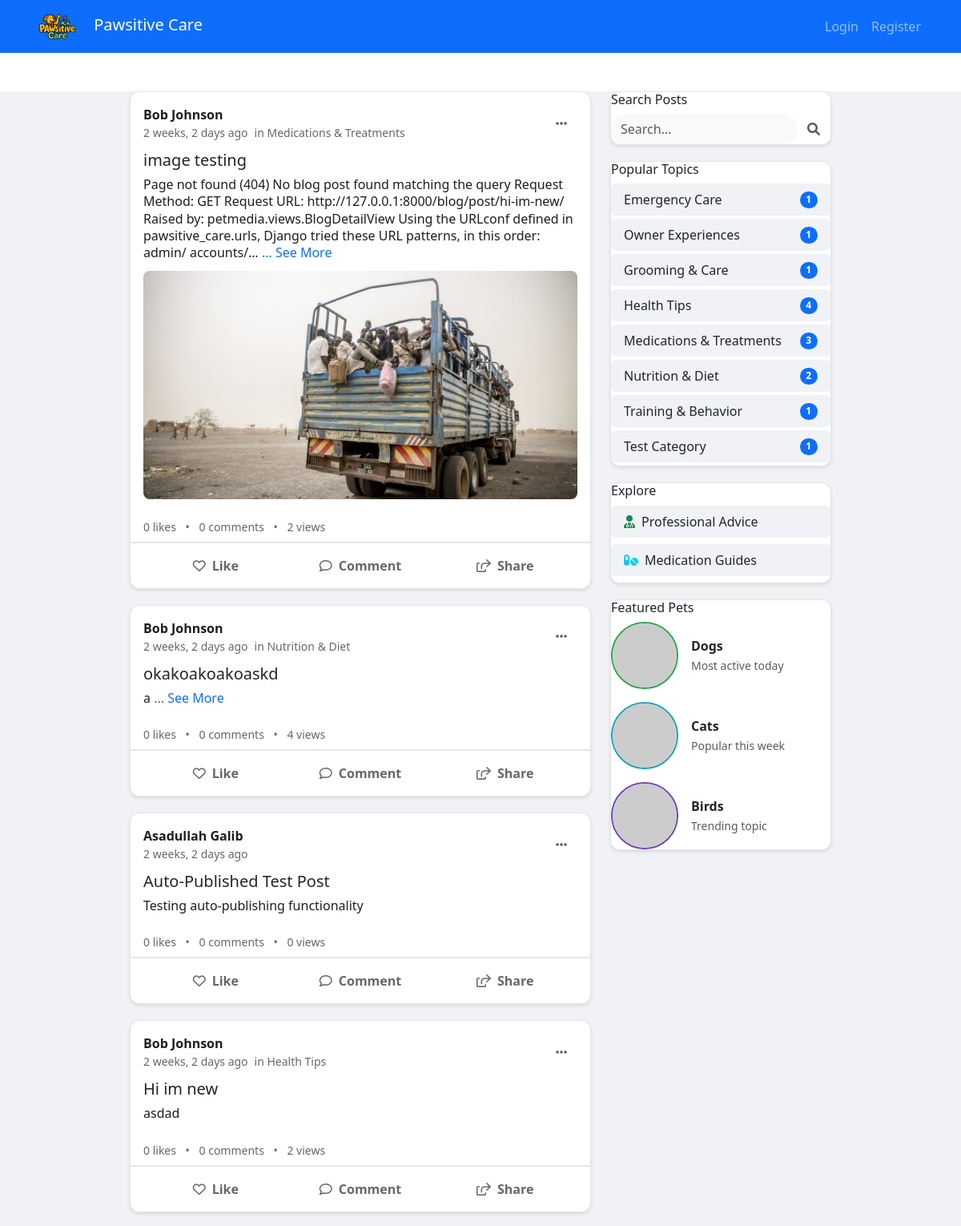
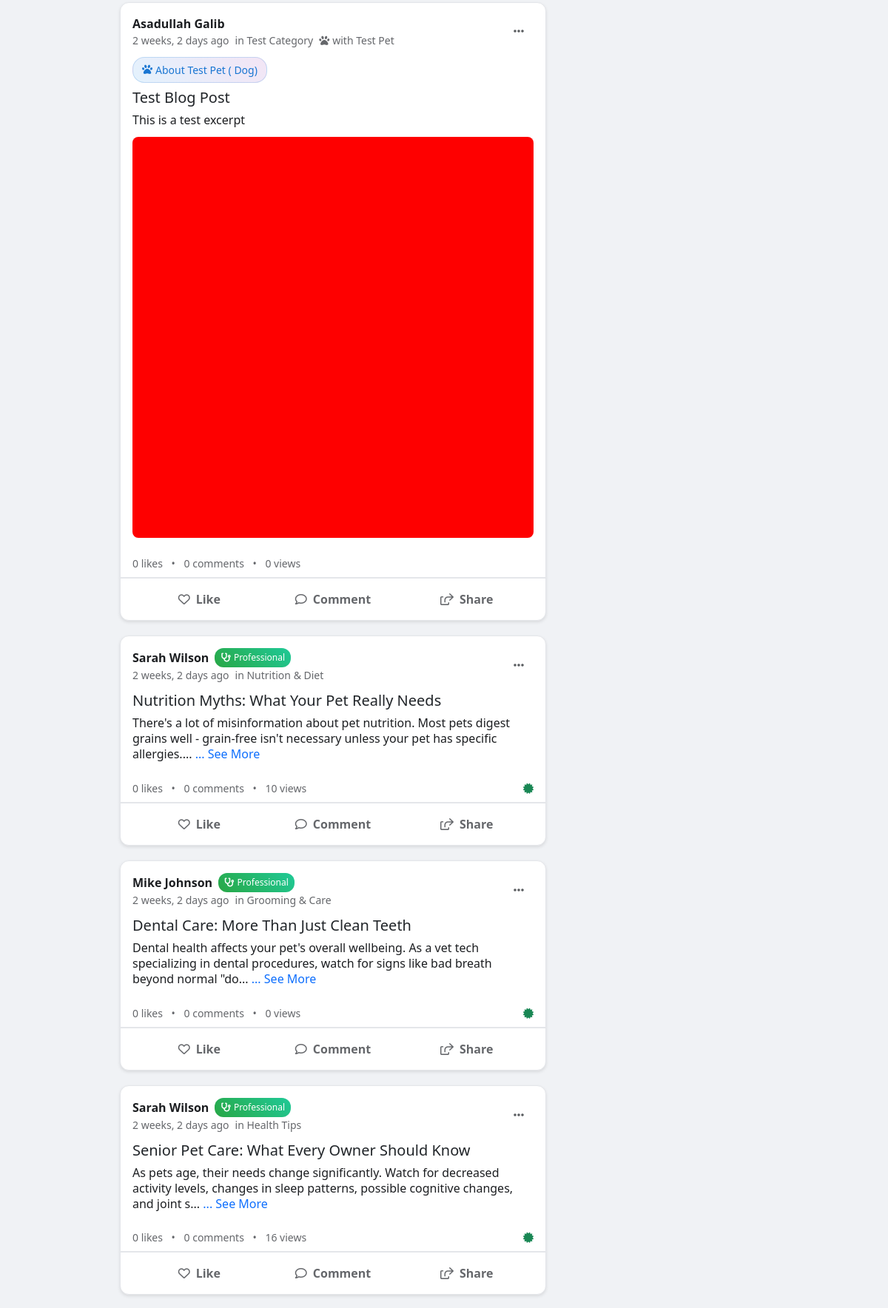
Screenshot of /blog/ (upper part) with the database file from the repository (2 pictures, top to bottom).
### petmedia/models.py (models this page shows, shortened)
class BlogPost(models.Model):
    id = models.UUIDField(primary_key=True, default=uuid.uuid4, editable=False)
    title = models.CharField(
        max_length=200,
        validators=[MinLengthValidator(5)],
        help_text="Blog post title"
    )
    content = models.TextField(
        validators=[MinLengthValidator(50)],
        help_text="Full blog post content"
    )
    excerpt = models.TextField(
        max_length=300,
        help_text="Short excerpt for previews"
    )
    author = models.ForeignKey(User, on_delete=models.CASCADE, related_name='blog_posts')
    category = models.ForeignKey(BlogCategory, on_delete=models.SET_NULL, null=True)
    related_pet = models.ForeignKey(
        Pet,
        on_delete=models.SET_NULL,
        null=True,
        blank=True,
        help_text="Pet this post is about (optional)"
    )
    is_professional_advice = models.BooleanField(
        default=False,
        help_text="Is this professional veterinary advice?"
    )
    medical_disclaimer = models.TextField(
        blank=True,
        help_text="Medical disclaimer for professional posts"
    )
    medication_name = models.CharField(
        max_length=100,
        blank=True,
        help_text="Name of medication discussed"
    )
    dosage_info = models.TextField(
        blank=True,
        help_text="Dosage information (for reference only)"
    )
    side_effects = models.TextField(
        blank=True,
        help_text="Known side effects"
    )
    slug = models.SlugField(max_length=250, unique=True, blank=True)
    meta_description = models.CharField(max_length=160, blank=True)
    featured_image = models.ImageField(
        upload_to='blog_images/',
        blank=True,
        null=True
    )
    is_published = models.BooleanField(default=True)
    is_featured = models.BooleanField(default=False)
    views_count = models.PositiveIntegerField(default=0)
    likes_count = models.PositiveIntegerField(default=0)
    created_at = models.DateTimeField(auto_now_add=True)
    updated_at = models.DateTimeField(auto_now=True)
    published_at = models.DateTimeField(null=True, blank=True)
    class Meta:
        ordering = ['-created_at']

class BlogCategory(models.Model):
    MEDICATION = 'MEDICATION'
    HEALTH_TIPS = 'HEALTH_TIPS'
    NUTRITION = 'NUTRITION'
    TRAINING = 'TRAINING'
    GROOMING = 'GROOMING'
    EMERGENCY = 'EMERGENCY'
    EXPERIENCE = 'EXPERIENCE'
    CATEGORY_CHOICES = [
        (MEDICATION, 'Medications & Treatments'),
        (HEALTH_TIPS, 'Health Tips'),
        (NUTRITION, 'Nutrition & Diet'),
        (TRAINING, 'Training & Behavior'),
        (GROOMING, 'Grooming & Care'),
        (EMERGENCY, 'Emergency Care'),
        (EXPERIENCE, 'Owner Experiences'),
    ]
    name = models.CharField(max_length=20, choices=CATEGORY_CHOICES, unique=True)
    description = models.TextField(blank=True)
    icon = models.CharField(max_length=50, blank=True)
    is_active = models.BooleanField(default=True)
    created_at = models.DateTimeField(auto_now_add=True)
    def __str__(self):
        return self.get_name_display()
    class Meta:
        verbose_name_plural = "Blog Categories"

### accounts/models.py (models this page shows, shortened)
class CustomUser(AbstractUser):
    ROLE_CHOICES = [
        ('admin', 'Admin'),
        ('vet', 'Veterinarian'),
        ('staff', 'Staff'),
        ('client', 'Client'),
    ]
    phone = models.CharField(max_length=20, blank=False)
    address = models.TextField(blank=False)
    role = models.CharField(max_length=10, choices=ROLE_CHOICES, default='client')

### pets/models.py (models this page shows, shortened)
class Pet(models.Model):
    SPECIES_CHOICES = [
        ('DOG', 'Dog'),
        ('CAT', 'Cat'),
        ('BIRD', 'Bird'),
        ('RABBIT', 'Rabbit'),
        ('HAMSTER', 'Hamster'),
        ('GUINEA_PIG', 'Guinea Pig'),
        ('FISH', 'Fish'),
        ('TURTLE', 'Turtle'),
        ('SNAKE', 'Snake'),
        ('LIZARD', 'Lizard'),
        ('FERRET', 'Ferret'),
        ('HORSE', 'Horse'),
        ('CHICKEN', 'Chicken'),
        ('PARROT', 'Parrot'),
        ('OTHER', 'Other'),
    ]
    GENDER_CHOICES = [
        ('M', 'Male'),
        ('F', 'Female'),
        ('U', 'Unknown'),
    ]
    name = models.CharField(max_length=100)
    species = models.CharField(max_length=10, choices=SPECIES_CHOICES)
    breed = models.CharField(max_length=100, blank=True)
    age = models.IntegerField(help_text="Age in years", null=True, blank=True)
    gender = models.CharField(max_length=1, choices=GENDER_CHOICES, default='U')
    weight = models.DecimalField(max_digits=5, decimal_places=2, null=True, blank=True)
    color = models.CharField(max_length=50, blank=True)
    microchip_id = models.CharField(max_length=50, blank=True, unique=True)
    owner = models.ForeignKey(settings.AUTH_USER_MODEL, on_delete=models.CASCADE, related_name='pets')
    medical_conditions = models.TextField(blank=True)
    special_notes = models.TextField(blank=True)
    vaccination_status = models.CharField(
        max_length=20,
        choices=[
            ('UP_TO_DATE', 'Up to Date'),
            ('DUE_SOON', 'Due Soon'),
            ('OVERDUE', 'Overdue'),
            ('UNKNOWN', 'Unknown')
        ],
        default='UNKNOWN',
        help_text="Current status of pet's vaccinations"
    )
    created_at = models.DateTimeField(auto_now_add=True)
    updated_at = models.DateTimeField(auto_now=True)
    is_active = models.BooleanField(default=True)
    objects = PetQuerySet.as_manager()
    observers = []
    class Meta:
        ordering = ['-created_at']
        indexes = [
            models.Index(fields=['name']),
            models.Index(fields=['owner']),
            models.Index(fields=['species']),
        ]

### petmedia/views.py (the view)
# urls.py: path('', views.BlogListView.as_view(), name='blog_list'),
class BlogListView(ListView):
    model = BlogPost
    template_name = 'petmedia/blog_list.html'
    context_object_name = 'posts'
    paginate_by = 10
    def get_queryset(self):
        return repo_manager.posts.get_published().order_by('-created_at')
    def get_context_data(self, **kwargs):
        context = super().get_context_data(**kwargs)
        context['categories'] = repo_manager.categories.get_active_categories()
        context['featured_posts'] = repo_manager.posts.get_featured_posts()[:3]
        return context

### petmedia/templates/petmedia/blog_list.html (shortened to what this page needs)
{% extends 'base.html' %}
{% load static %}
{% block content %}
<div class="container-fluid mt-4" style="background-color: #f0f2f5; min-height: 100vh;">
  <div class="row justify-content-center">
    <div class="col-lg-6 col-md-8">
      {% for post in posts %}
      <div class="social-post">
        <div class="post-header">
          <div class="d-flex align-items-center">
            <div class="flex-grow-1">
              <div class="d-flex align-items-center">
                <a href="#" class="post-author">
                  {{ post.author.get_full_name|default:post.author.username }}</a>
                {% if post.is_professional_advice %}
                <span class="badge-professional">
                  <i class="fas fa-stethoscope me-1"></i>Professional
                </span>
                {% endif %}
              </div>
              <div class="d-flex align-items-center">
                <span class="post-timestamp">
                  {{ post.created_at|timesince }} ago</span>
                {% if post.category %}
                <span class="post-timestamp ms-2">in
                  {{ post.category }}</span>
                {% endif %}
                {% if post.related_pet %}
                <span class="post-timestamp ms-2">
                  <i class="fas fa-paw me-1"></i>with
                  {{ post.related_pet.name }}
                </span>
                {% endif %}
              </div>
            </div>
            <div class="dropdown">
              <button class="btn btn-link text-muted" type="button" data-bs-toggle="dropdown">
                <i class="fas fa-ellipsis-h"></i>
              </button>
            </div>
          </div>
        </div>
        <div class="post-content">
          {% if post.related_pet %}
          <div class="pet-tag">
            <i class="fas fa-paw me-1"></i>
            About
            {{ post.related_pet.name }} (
            {{ post.related_pet.species|title }})
          </div>
          {% endif %}
          <h5 class="post-title mb-2">
            <a href="{% url 'petmedia:blog_detail' slug=post.slug %}" class="text-decoration-none text-dark">
              {{ post.title }}
            </a>
          </h5>
          <div class="post-text">
            {{ post.excerpt|default:post.content|truncatechars:300 }}
            {% if post.content|length > 300 %}
            <a href="{% url 'petmedia:blog_detail' slug=post.slug %}" class="text-primary text-decoration-none">... See More</a>
            {% endif %}
          </div>
          {% if post.featured_image %}
          <img src="{{ post.featured_image.url }}" alt="{{ post.title }}" class="post-image">
          {% endif %}
        </div>
        <div class="post-stats">
          <div class="d-flex justify-content-between align-items-center">
            <div>
              <span id="like-count-{{ post.id }}">
                {{ post.likes_count|default:0 }}</span> likes
              <span class="mx-2">•</span>
              <span>
                {{ post.comments_count|default:0 }} comments</span>
              <span class="mx-2">•</span>
              <span>
                {{ post.views_count }} views</span>
            </div>
            <div>
              {% if post.is_professional_advice %}
              <i class="fas fa-certificate text-success" title="Verified Professional Advice"></i>
              {% endif %}
            </div>
          </div>
        </div>
        <div class="post-actions">
          <button class="action-btn like-btn" data-post-id="{{ post.id }}" data-liked="false">
            <i class="far fa-heart"></i>
            <span>Like</span>
          </button>
          <button class="action-btn" onclick="window.location.href='{% url 'petmedia:blog_detail' slug=post.slug %}#comments'">
            <i class="far fa-comment"></i>
            <span>Comment</span>
          </button>
          <button class="action-btn share-btn" data-post-url="{% url 'petmedia:blog_detail' slug=post.slug %}">
            <i class="far fa-share-square"></i>
            <span>Share</span>
          </button>
        </div>
      </div>
      {% endfor %}
    </div>
    <div class="col-lg-3 d-none d-lg-block">
      <div class="sidebar-card">
        <div class="card-header bg-transparent border-0 pb-0">
          <h6 class="mb-0">Search Posts</h6>
        </div>
        <div class="card-body pt-2">
          <form method="get" action="{% url 'petmedia:search' %}">
            <div class="input-group">
              <input type="text" class="form-control border-0 bg-light rounded-pill" name="q" placeholder="Search..." value="{{ request.GET.q }}">
              <button class="btn btn-link" type="submit">
                <i class="fas fa-search text-muted"></i>
              </button>
            </div>
          </form>
        </div>
      </div>
      {% if categories %}
      <div class="sidebar-card">
        <div class="card-header bg-transparent border-0 pb-0">
          <h6 class="mb-0">Popular Topics</h6>
        </div>
        <div class="card-body pt-2">
          {% for category in categories %}
          <a href="{% url 'petmedia:category' name=category.name %}" class="d-block text-decoration-none py-2 px-3 rounded mb-1 text-dark" style="background-color: #f0f2f5;">
            <div class="d-flex justify-content-between align-items-center">
              <span>
                {{ category }}</span>
              <span class="badge bg-primary rounded-pill">
                {{ category.blogpost_set.count }}</span>
            </div>
          </a>
          {% endfor %}
        </div>
      </div>
      {% endif %}
      <div class="sidebar-card">
        <div class="card-header bg-transparent border-0 pb-0">
          <h6 class="mb-0">Explore</h6>
        </div>
        <div class="card-body pt-2">
          <a href="{% url 'petmedia:professional_advice' %}" class="d-block text-decoration-none py-2 px-3 rounded mb-2 text-dark" style="background-color: #f0f2f5;">
            <i class="fas fa-user-md text-success me-2"></i>Professional Advice
          </a>
          <a href="{% url 'petmedia:medications' %}" class="d-block text-decoration-none py-2 px-3 rounded mb-2 text-dark" style="background-color: #f0f2f5;">
            <i class="fas fa-pills text-info me-2"></i>Medication Guides
          </a>
        </div>
      </div>
      <div class="sidebar-card">
        <div class="card-header bg-transparent border-0 pb-0">
          <h6 class="mb-0">Featured Pets</h6>
        </div>
        <div class="card-body pt-2">
          <div class="d-flex align-items-center mb-3">
            <img src="https://api.dicebear.com/7.x/bottts/svg?seed=dog&size=40&backgroundColor=28a745" alt="Dog" class="rounded-circle me-3" style="border: 2px solid #28a745;">
            <div>
              <div class="fw-bold">Dogs</div>
              <small class="text-muted">Most active today</small>
            </div>
          </div>
          <div class="d-flex align-items-center mb-3">
            <img src="https://api.dicebear.com/7.x/bottts/svg?seed=cat&size=40&backgroundColor=17a2b8" alt="Cat" class="rounded-circle me-3" style="border: 2px solid #17a2b8;">
            <div>
              <div class="fw-bold">Cats</div>
              <small class="text-muted">Popular this week</small>
            </div>
          </div>
          <div class="d-flex align-items-center">
            <img src="https://api.dicebear.com/7.x/bottts/svg?seed=bird&size=40&backgroundColor=6f42c1" alt="Bird" class="rounded-circle me-3" style="border: 2px solid #6f42c1;">
            <div>
              <div class="fw-bold">Birds</div>
              <small class="text-muted">Trending topic</small>
            </div>
          </div>
        </div>
      </div>
    </div>
  </div>
</div>
{% endblock %}

### rows the page displays
BlogPost: author.get_full_name "Bob Johnson", created_at "2 weeks, 2 days", category "Medications & Treatments", title "image testing", excerpt "Page not found (404) No blog post found matching the query Request Method: GET Request URL: http://127.0.0.1:8000/blog/post/hi-im-new/ Raised by: petmedia.views.BlogDetailView Using the URLconf defined in pawsitive_care.urls, Django tried these URL patterns, in this order: admin/ accounts/…", shows "... See More", featured_image (picture), likes_count "0", comments_count "0", views_count "2"
BlogPost: author.get_full_name "Bob Johnson", created_at "2 weeks, 2 days", category "Nutrition & Diet", title "okakoakoakoaskd", excerpt "a", shows "... See More", likes_count "0", comments_count "0", views_count "4"
BlogPost: author.get_full_name "Asadullah Galib", created_at "2 weeks, 2 days", title "Auto-Published Test Post", excerpt "Testing auto-publishing functionality", likes_count "0", comments_count "0", views_count "0"
BlogPost: author.get_full_name "Bob Johnson", created_at "2 weeks, 2 days", category "Health Tips", title "Hi im new", excerpt "asdad", likes_count "0", comments_count "0", views_count "2"
BlogPost: author.get_full_name "Asadullah Galib", created_at "2 weeks, 2 days", category "Test Category", related_pet.name "Test Pet", related_pet.species "Dog", title "Test Blog Post", excerpt "This is a test excerpt", featured_image (picture), likes_count "0", comments_count "0", views_count "0"
BlogPost: author.get_full_name "Sarah Wilson", is_professional_advice True (drawn), created_at "2 weeks, 2 days", category "Nutrition & Diet", title "Nutrition Myths: What Your Pet Really Needs", excerpt "There's a lot of misinformation about pet nutrition. Most pets digest grains well - grain-free isn't necessary unless your pet has specific allergies....", shows "... See More", likes_count "0", comments_count "0", views_count "10"
BlogPost: author.get_full_name "Mike Johnson", is_professional_advice True (drawn), created_at "2 weeks, 2 days", category "Grooming & Care", title "Dental Care: More Than Just Clean Teeth", excerpt "Dental health affects your pet's overall wellbeing. As a vet tech specializing in dental procedures, watch for signs like bad breath beyond normal \"do...", shows "... See More", likes_count "0", comments_count "0", views_count "0"
BlogPost: author.get_full_name "Sarah Wilson", is_professional_advice True (drawn), created_at "2 weeks, 2 days", category "Health Tips", title "Senior Pet Care: What Every Owner Should Know", excerpt "As pets age, their needs change significantly. Watch for decreased activity levels, changes in sleep patterns, possible cognitive changes, and joint s...", shows "... See More", likes_count "0", comments_count "0", views_count "16"
BlogCategory: name "Emergency Care", blogpost_set.count "1"
BlogCategory: name "Owner Experiences", blogpost_set.count "1"
BlogCategory: name "Grooming & Care", blogpost_set.count "1"
BlogCategory: name "Health Tips", blogpost_set.count "4"
BlogCategory: name "Medications & Treatments", blogpost_set.count "3"
BlogCategory: name "Nutrition & Diet", blogpost_set.count "2"
BlogCategory: name "Training & Behavior", blogpost_set.count "1"
BlogCategory: name "Test Category", blogpost_set.count "1"
